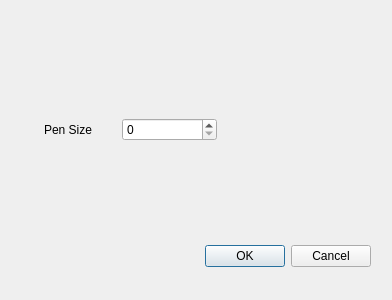
<?xml version="1.0" encoding="UTF-8"?>
<ui version="4.0">
 <class>PenDialog</class>
 <widget class="QDialog" name="PenDialog">
  <property name="geometry">
   <rect>
    <x>0</x>
    <y>0</y>
    <width>392</width>
    <height>300</height>
   </rect>
  </property>
  <property name="windowTitle">
   <string>Dialog</string>
  </property>
  <widget class="QDialogButtonBox" name="buttonBox">
   <property name="geometry">
    <rect>
     <x>30</x>
     <y>240</y>
     <width>341</width>
     <height>32</height>
    </rect>
   </property>
   <property name="orientation">
    <enum>Qt::Horizontal</enum>
   </property>
   <property name="standardButtons">
    <set>QDialogButtonBox::Cancel|QDialogButtonBox::Ok</set>
   </property>
  </widget>
  <widget class="QWidget" name="horizontalLayoutWidget">
   <property name="geometry">
    <rect>
     <x>20</x>
     <y>90</y>
     <width>197</width>
     <height>80</height>
    </rect>
   </property>
   <layout class="QHBoxLayout" name="horizontalLayout">
    <item>
     <widget class="QLabel" name="pensize">
      <property name="text">
       <string>&lt;html&gt;&lt;head/&gt;&lt;body&gt;&lt;p align=&quot;center&quot;&gt;Pen Size&lt;/p&gt;&lt;/body&gt;&lt;/html&gt;</string>
      </property>
     </widget>
    </item>
    <item>
     <widget class="QSpinBox" name="pensizebox"/>
    </item>
   </layout>
  </widget>
 </widget>
 <resources/>
 <connections>
  <connection>
   <sender>buttonBox</sender>
   <signal>accepted()</signal>
   <receiver>PenDialog</receiver>
   <slot>accept()</slot>
   <hints>
    <hint type="sourcelabel">
     <x>248</x>
     <y>254</y>
    </hint>
    <hint type="destinationlabel">
     <x>157</x>
     <y>274</y>
    </hint>
   </hints>
  </connection>
  <connection>
   <sender>buttonBox</sender>
   <signal>rejected()</signal>
   <receiver>PenDialog</receiver>
   <slot>reject()</slot>
   <hints>
    <hint type="sourcelabel">
     <x>316</x>
     <y>260</y>
    </hint>
    <hint type="destinationlabel">
     <x>286</x>
     <y>274</y>
    </hint>
   </hints>
  </connection>
 </connections>
</ui>
